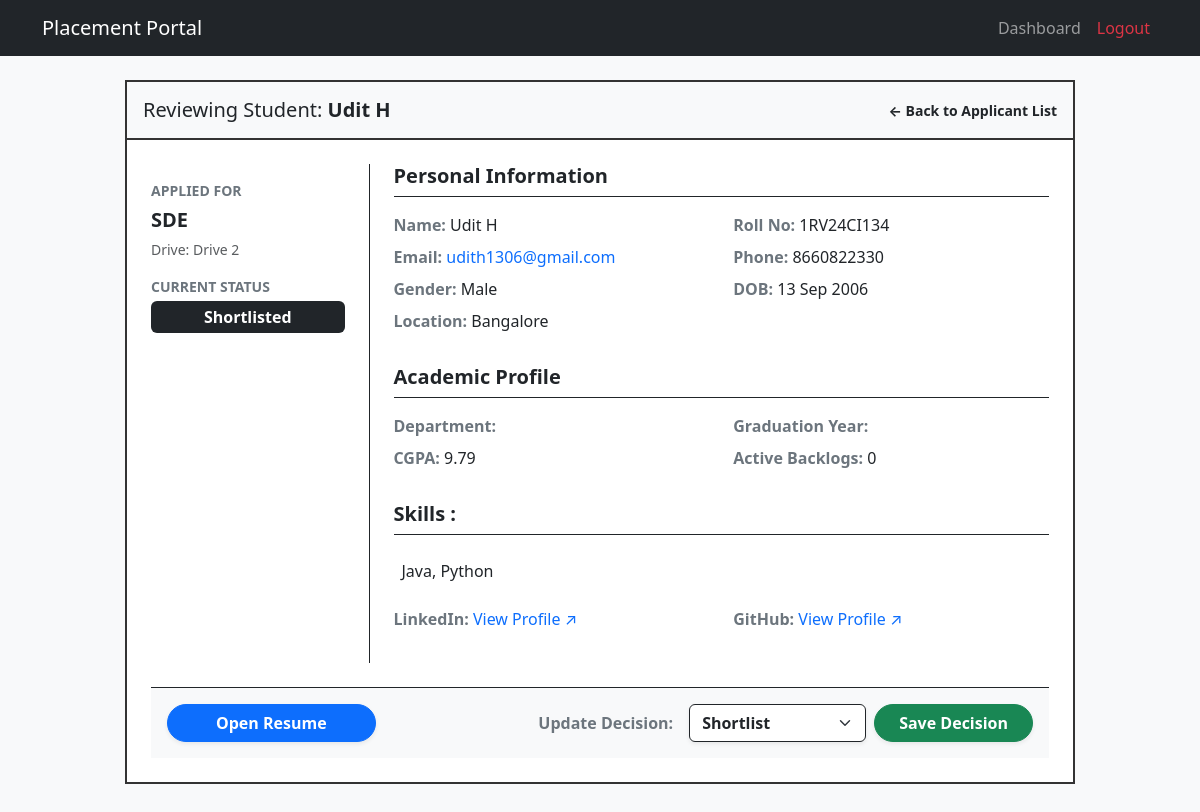
Screenshot of /company/application/1/review (signed in) with the database file from the repository.
### models.py (models this page shows, shortened)
class Student(db.Model, UserMixin):
    __tablename__ = 'student'
    roll_no = db.Column(db.String(50), primary_key=True)
    name = db.Column(db.String(255), nullable=False)
    email = db.Column(db.String(100), unique=True, nullable=False)
    password_hash = db.Column(db.String(255), nullable=False)
    phone_no = db.Column(db.String(15), nullable=False)
    gender = db.Column(db.String(10), nullable=False)
    dob = db.Column(db.Date, nullable=False)
    location = db.Column(db.String(255))
    dept_id = db.Column(db.String(10), db.ForeignKey('departments.dept_id'), nullable=False)
    graduation_year = db.Column(db.Integer, nullable=False)
    cgpa = db.Column(db.Numeric(4, 2), nullable=False)
    has_backlogs = db.Column(db.Boolean, nullable=False, default=False)
    approval_status = db.Column(db.String(50), nullable=False, default='pending') #'Pending', 'Approved', 'Rejected'
    is_blacklisted = db.Column(db.Boolean, default=False)
    skills = db.relationship('Skills', backref='student', uselist=False)
    applications = db.relationship('Application', backref='student')

class PlacementDrive(db.Model):
    __tablename__ = 'placement_drive'
    id = db.Column(db.Integer, primary_key=True, autoincrement=True)
    name = db.Column(db.String(255), nullable=False)
    comp_id = db.Column(db.Integer, db.ForeignKey('company.company_id'), nullable=False)
    job_title = db.Column(db.String(255), nullable=False)
    job_desc = db.Column(db.String(255), nullable=False)
    min_cgpa = db.Column(db.Numeric(4, 2))
    eligible_grad_yr = db.Column(db.Integer)
    salary = db.Column(db.Integer)
    location = db.Column(db.String(255))
    deadline = db.Column(db.DateTime, nullable=False)
    status = db.Column(db.String(50), nullable=False, default='Pending') #Pending/Approved/Rejected/Closed
    remarks = db.Column(db.String(255))
    created_at = db.Column(db.DateTime, nullable=False, default=datetime.now)
    updated_at = db.Column(db.DateTime, default=datetime.now, onupdate=datetime.now)
    applications = db.relationship('Application', backref='drive')
    eligible_departments = db.relationship('EligibleDepartments', backref='placement_drive', cascade='all, delete-orphan')

class Application(db.Model):
    __tablename__ = 'application'
    id = db.Column(db.Integer, primary_key=True, autoincrement=True)
    student_roll = db.Column(db.String(50), db.ForeignKey('student.roll_no'), nullable=False)
    drive_id = db.Column(db.Integer, db.ForeignKey('placement_drive.id'), nullable=False)
    application_status = db.Column(db.String(20), default='applied')
    applied_on = db.Column(db.DateTime, default=datetime.now)
    updated_at = db.Column(db.DateTime, default=datetime.now, onupdate=datetime.now)
    remarks = db.Column(db.String(255))
    __table_args__ = (
        db.UniqueConstraint('student_roll', 'drive_id', name='unique_student_drive'),
    )

class Skills(db.Model):
    __tablename__ = 'skills'
    student_roll = db.Column(db.String(50), db.ForeignKey('student.roll_no'), primary_key=True)
    linkedin_url = db.Column(db.String(255))
    github_url = db.Column(db.String(255))
    resume_link = db.Column(db.String(255), nullable=False)
    skills = db.Column(db.Text, nullable=True)

### app.py (the view, shortened to what this page needs)
@app.route('/company/application/<int:app_id>/<string:action>', methods=['GET', 'POST']) #Take action on an application
@login_required
def company_application_action(app_id, action):
    if not current_user.is_authenticated or not current_user.get_id().startswith('company_'):
        return "Unauthorized Access : Not a Company ", 403
    application = Application.query.filter_by(id=app_id).first()
    student = Student.query.filter_by(roll_no=application.student_roll).first()
    student_skills = Skills.query.filter_by(student_roll=student.roll_no).first()
    dept = Department.query.filter_by(dept_id=student.dept_id).first()
    if not application:
        flash('Application not found', 'danger')
        return redirect(url_for('company_dashboard'))
    return render_template('company_review_application.html', application=application, student=student, skills=student_skills, dept=dept)

### app.py (called while the page is built)
@login_manager.user_loader #Run this fn everytime the user clicks a new page
def load_user(user_id):
    try:
        role, uid = user_id.split('_', 1)
        if role == 'admin':
            return db.session.get(Admin, int(uid))
        elif role == 'student':
            return db.session.get(Student, uid)
        elif role == 'company':
            return db.session.get(Company, int(uid))
    except Exception as e:
        return None
    return None

### models.py (called while the page is built)
    def get_id(self):
        return f"company_{self.company_id}"

### templates/company_review_application.html (shortened to what this page needs)
{% extends "base.html" %}
{% block content %}
<div class="row justify-content-center mt-4 mb-5">
    <div class="col-lg-10 p-0 bg-white" style="border: 2px solid #333;">
        <div class="d-flex justify-content-between align-items-center p-3 bg-light" style="border-bottom: 2px solid #333;">
            <h5 class="mb-0">Reviewing Student: <span class="fw-bold">{{ student.name }}</span></h5>
            <div class="small">
                <a href="{{ url_for('company_drive_action', action='fetch_applications', drive_id=application.drive_id) }}" class="text-decoration-none text-dark fw-bold">&larr; Back to Applicant List</a>
            </div>
        </div>
        <div class="p-4">
            <div class="row mb-4">
                <div class="col-md-3 text-center d-flex flex-column align-items-center border-end border-dark pe-4">
                    <div class="w-100 text-start mt-3">
                        <p class="mb-1 fw-bold text-secondary text-uppercase small">Applied For</p>
                        <p class="mb-1 fw-bold fs-5">{{ application.drive.job_title }}</p>
                        <p class="mb-3 small text-muted">Drive: {{ application.drive.name }}</p>
                        <p class="mb-1 fw-bold text-secondary text-uppercase small">Current Status</p>
                        <span class="badge bg-dark px-3 py-2 w-100 fs-6">
                            {{ application.application_status | title }}
                        </span>
                    </div>
                </div>
                <div class="col-md-9 ps-4">
                    <h5 class="fw-bold mb-3 border-bottom border-dark pb-2">Personal Information</h5>
                    <div class="row mb-4">
                        <div class="col-md-6 mb-2"><strong class="text-secondary">Name:</strong> {{ student.name }}</div>
                        <div class="col-md-6 mb-2"><strong class="text-secondary">Roll No:</strong> {{ student.roll_no }}</div>
                        <div class="col-md-6 mb-2"><strong class="text-secondary">Email:</strong> <a href="mailto:{{ student.email }}" class="text-decoration-none">{{ student.email }}</a></div>
                        <div class="col-md-6 mb-2"><strong class="text-secondary">Phone:</strong> {{ student.phone_no }}</div>
                        <div class="col-md-6 mb-2"><strong class="text-secondary">Gender:</strong> {{ student.gender }}</div>
                        <div class="col-md-6 mb-2"><strong class="text-secondary">DOB:</strong> {{ student.dob.strftime('%d %b %Y') if student.dob else 'N/A' }}</div>
                        <div class="col-md-12 mb-2"><strong class="text-secondary">Location:</strong> {{ student.location }}</div>
                    </div>
                    <h5 class="fw-bold mb-3 border-bottom border-dark pb-2">Academic Profile</h5>
                    <div class="row mb-4">
                        <div class="col-md-6 mb-2"><strong class="text-secondary">Department:</strong> {{ dept.dept }}</div>
                        <div class="col-md-6 mb-2"><strong class="text-secondary">Graduation Year:</strong> {{ student.grad_yr }}</div>
                        <div class="col-md-6 mb-2"><strong class="text-secondary">CGPA:</strong> {{ student.cgpa }}</div>
                        <div class="col-md-6 mb-2"><strong class="text-secondary">Active Backlogs:</strong>
                            {% if student.backlogs and student.backlogs > 0 %}
                                <span>{{ student.backlogs }}</span>
                            {% else %}
                                <span>0</span>
                            {% endif %}
                        </div>
                    </div>
                    <h5 class="fw-bold mb-3 border-bottom border-dark pb-2">Skills :</h5>
                    {% if skills %}
                        <div class="row mb-4">
                            <div class="col-md-12 mb-3">
                                <p class="mb-0 p-2">{{ skills.skills or 'No skills listed.' }}</p>
                            </div>
                            <div class="col-md-6 mb-2">
                                <strong class="text-secondary">LinkedIn:</strong>
                                {% if skills.linkedin_url %}
                                    <a href="{{ skills.linkedin_url }}" target="_blank" class="text-decoration-none">View Profile &#8599;</a>
                                {% else %}
                                    <span class="text-muted">Not Provided</span>
                                {% endif %}
                            </div>
                            <div class="col-md-6 mb-2">
                                <strong class="text-secondary">GitHub:</strong>
                                {% if skills.github_url %}
                                    <a href="{{ skills.github_url }}" target="_blank" class="text-decoration-none">View Profile &#8599;</a>
                                {% else %}
                                    <span class="text-muted">Not Provided</span>
                                {% endif %}
                            </div>
                        </div>
                    {% else %}
                        <div class="alert alert-warning py-2 border-dark rounded-0 mb-4">
                            The student has not updated their profile yet.
                        </div>
                    {% endif %}
                </div>
            </div>
            <div class="d-flex align-items-center justify-content-between p-3 mt-2 bg-light border-top border-dark">
                <div>
                    {% if skills and skills.resume_link %}
                        <a href="{{ skills.resume_link }}" target="_blank" class="btn btn-primary rounded-pill px-5 shadow-sm fw-bold">Open Resume</a>
                    {% else %}
                        <button class="btn btn-secondary rounded-pill px-5 fw-bold" disabled>No Resume Uploaded</button>
                    {% endif %}
                </div>
                <form method="POST" action="{{ url_for('company_application_action', app_id=application.id, action='review') }}" class="d-flex align-items-center gap-2 m-0">
                    <label class="fw-bold me-2 text-secondary">Update Decision:</label>
                    <select name="status" class="form-select border-dark shadow-sm fw-bold" style="width: auto; min-width: 160px;">
                        <option value="shortlisted" {% if application.application_status == 'shortlisted' %}selected{% endif %}>Shortlist</option>
                    </select>
                    <button type="submit" class="btn btn-success rounded-pill px-4 shadow-sm fw-bold">Save Decision</button>
                </form>
            </div>
        </div>
    </div>
</div>
{% endblock %}

### templates/base.html (style rules this page uses)
body { background-color: #f8f9fa; }

### rows the page displays
Student: name "Udit H", roll_no "1RV24CI134", email "udith1306@gmail.com", phone_no "8660822330", gender "Male", dob "13 Sep 2006", location "Bangalore", cgpa "9.79"
PlacementDrive: drive.job_title "SDE", drive.name "Drive 2"
Application: application_status "Shortlisted", status "Shortlist"
Skills: skills "Java, Python"
